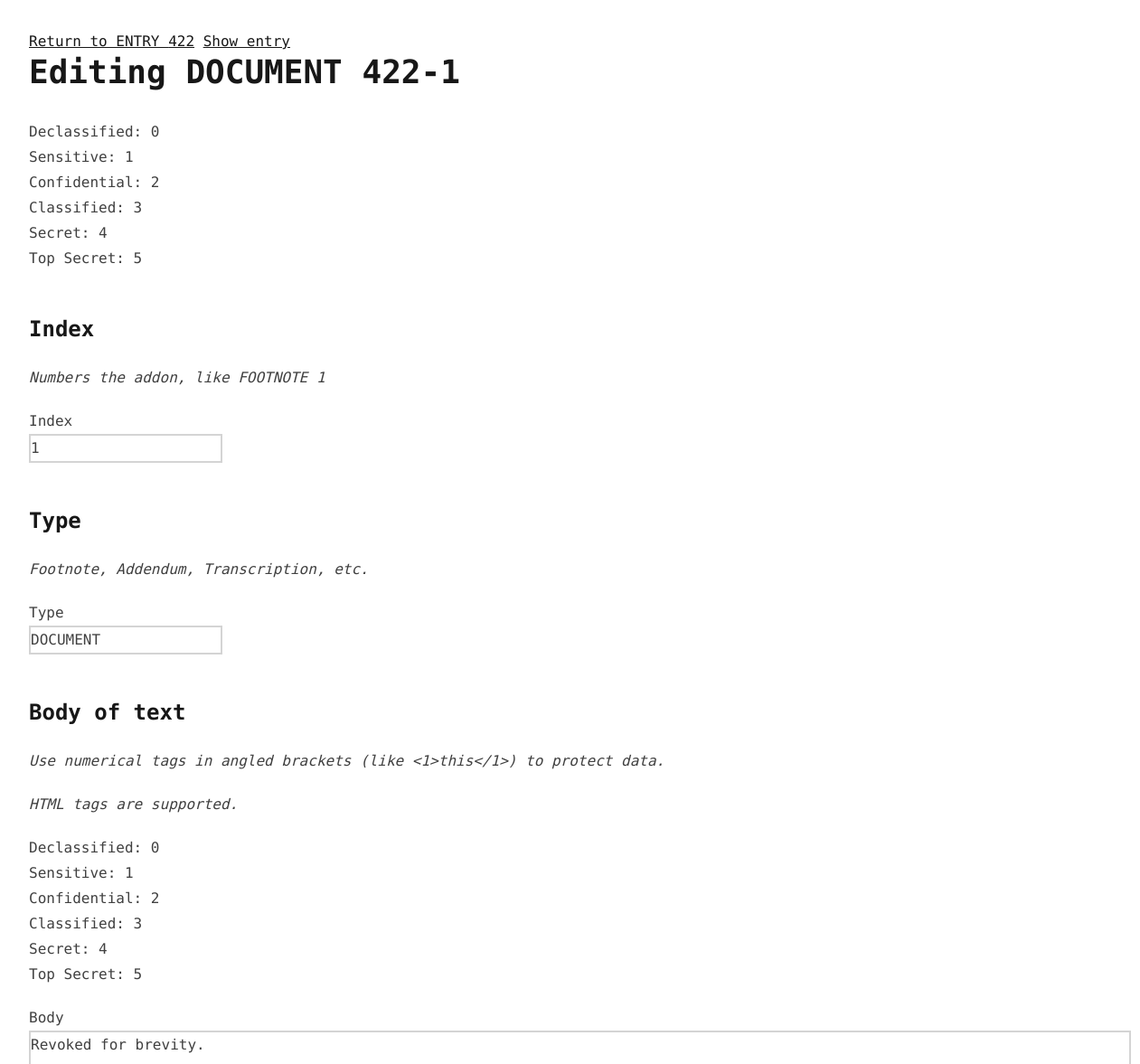
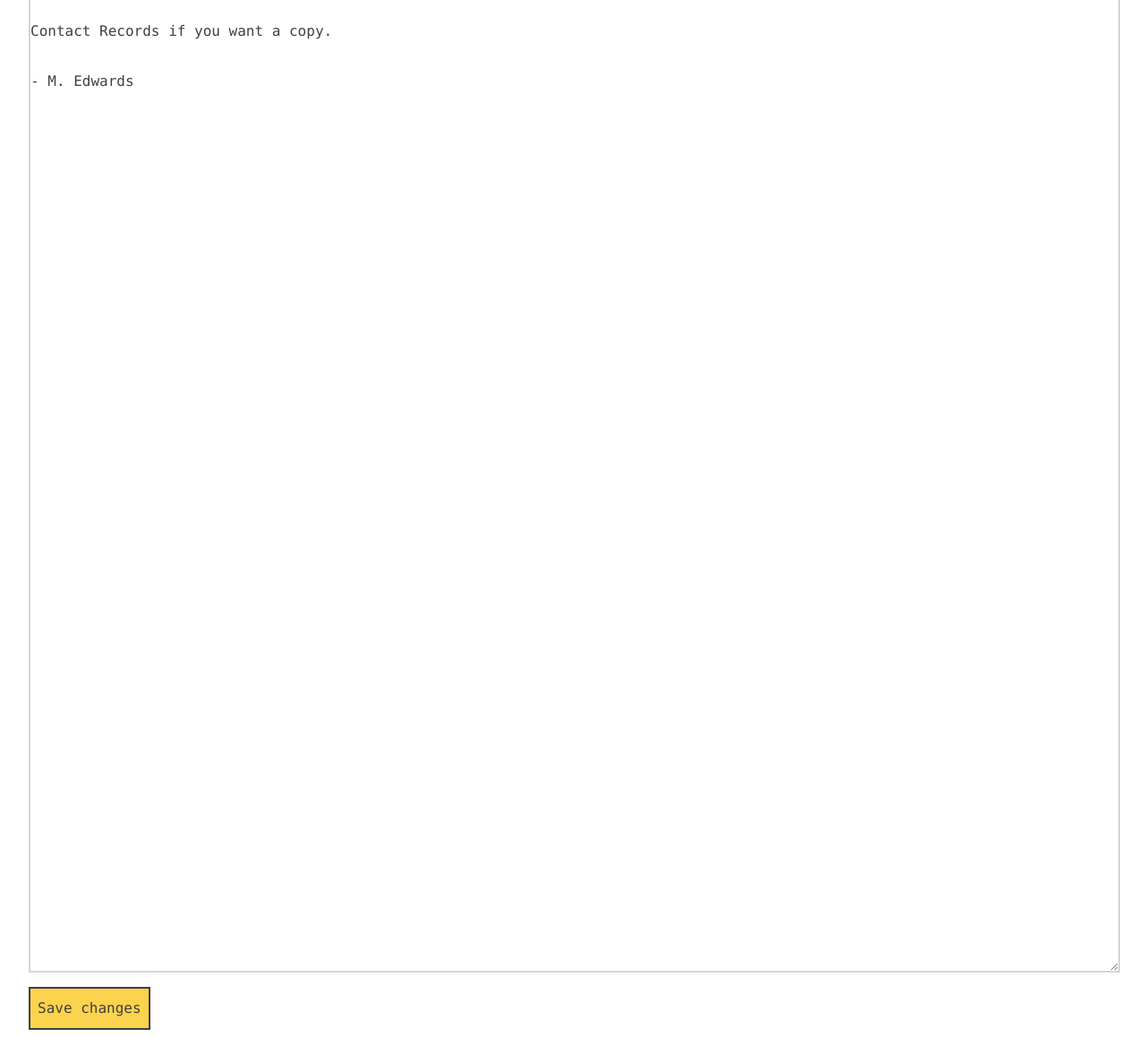
/dcii/422/1/1/edit (signed in), run on the app's committed database (2 pictures, top to bottom).
### app/models/dcii_entry.py (models this page shows, shortened)
class DCIIEntry(db.Model):
    id = db.Column('id', db.Integer, primary_key=True, autoincrement=True)
    subjects = db.relationship('DCIISubject', back_populates='entry', cascade='all, delete-orphan')

class DCIIAddon(db.Model):
    id = db.Column('id', db.Integer, primary_key=True, autoincrement=True)
    index = db.Column('index', db.Integer)
    addon_type = db.Column('adn_type', db.String)
    body = db.Column('body', db.Text)
    subject_id = db.Column(db.Integer, db.ForeignKey('dcii_subject.id'), nullable=False)
    subject = db.relationship('DCIISubject', back_populates='addons')

### app/routes/dcii.py (the view, shortened to what this page needs)
@app.route('/dcii/<int:entry_id>/<int:subject_id>/<int:addon_id>/edit', methods = ['GET','POST'])
@login_required
def edit_addon(entry_id, subject_id, addon_id):
    entry = DCIIEntry.query.get(entry_id)
    if entry:
        subject = next((s for s in entry.subjects if s.index == subject_id), None)
        if subject:
            addon = next((a for a in subject.addons if a.index == addon_id), None)
            if addon:
                return render_template('dcii/edit_addon.html', addon = addon)

### app/__init__.py (called while the page is built)
def create_app(config_class=Config):
    app = Flask(__name__)
    app.config.from_object(config_class)
    login_manager = LoginManager(app)
    login_manager.login_view = 'login'
    db.init_app(app)
    migrate.init_app(app, db)
    with app.app_context():
        from . import routes, models
        @login_manager.user_loader
        def load_user(user_id):
            return models.user.User.query.get(int(user_id))
        db.create_all()
        return app

### app/templates/dcii/edit_addon.html
{% extends 'base.html' %}
{% block content %}
    <a href="{{url_for('show_entry', entry_id = addon.subject.entry.id)}}">Return to ENTRY {{addon.subject.entry.id}}</a>
    <a href="{{url_for('show_entry', entry_id = addon.subject.entry.id)}}">Show entry</a>
    <h1>Editing {{addon.addon_type|upper}} {{addon.subject.entry.id}}-{{addon.index}}</h1>
    <p>Declassified: 0<br>Sensitive: 1<br>Confidential: 2<br>Classified: 3<br>Secret: 4<br>Top Secret: 5</p>
    <form action="{{url_for('edit_addon', entry_id = addon.subject.entry.id, subject_id = addon.subject.index, addon_id = addon.index)}}" method="POST">
        {% import 'components/forms.html' as forms %}
        <h2>Index</h2>
        <p class="italic">Numbers the addon, like FOOTNOTE 1</p>
        <label for="index">Index</label>
        <input type="number" name="index" value="{{addon.index}}">
        <h2>Type</h2>
        <p class="italic">Footnote, Addendum, Transcription, etc.</p>
        {{ forms.field('addon_type', 'Type', value = addon.addon_type) }}
        <h2>Body of text</h2>
        <p class="italic">Use numerical tags in angled brackets (like &lt;1&gt;this&lt;/1&gt;) to protect data.</p>
        <p class="italic">HTML tags are supported.</p>
        <p>Declassified: 0<br>Sensitive: 1<br>Confidential: 2<br>Classified: 3<br>Secret: 4<br>Top Secret: 5</p>
        {{ forms.textarea('body', 'Body', value = addon.body)}}
        <button>Save changes</button>
    </form>
{% endblock %}

### app/templates/components/forms.html
{% macro field(name, label, type='text', value='') %}
    <label for="{{name}}">{{label}}</label>
    <input type="{{type}}" name="{{name}}" value="{{value}}">
{% endmacro %}
{% macro textarea(name, label, value='') %}
    <label for="{{name}}">{{label}}</label>
    <textarea name="{{name}}" cols="120" rows="40">{{value}}</textarea>
{% endmacro %}

### data on the page
DCIIEntry: subject.entry.id "422"
DCIIAddon: addon_type "DOCUMENT", index "1", body "Revoked for brevity. Contact Records if you want a copy. - M. Edwards"

### other printed values
{{ label }} "Type"
{{ label }} "Body"
